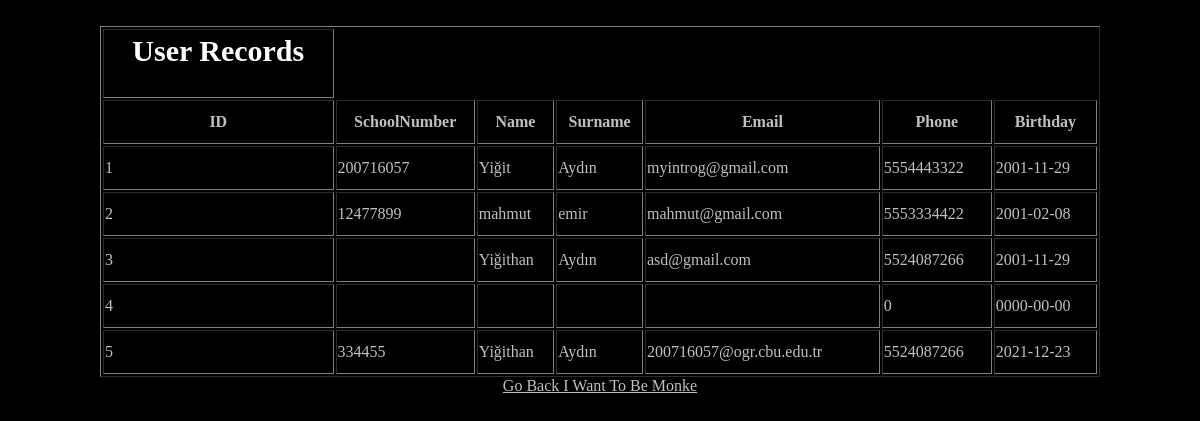
/php/lookup.php (signed in), run on the app's committed database.
### tables this page shows
CREATE TABLE `users` (
  `ID` int(5) NOT NULL,
  `isim` varchar(100) NOT NULL,
  `soyisim` varchar(100) NOT NULL,
  `şifre` varchar(150) DEFAULT NULL,
  `mail` varchar(100) NOT NULL,
  `telefonumarasi` varchar(11) NOT NULL,
  `yetki` int(11) NOT NULL,
  `EklenmeTarihi` datetime DEFAULT NULL,
  `DogumGunu` date DEFAULT NULL,
  `SchoolNum` varchar(20) DEFAULT NULL
);

### php/lookup.php (the view, shortened to what this page needs)
<?php
include_once('db_conn.php');
$query="select * from users";
$result = mysqli_query($conn,$query);
?>
<html>
<head>
    <link rel="stylesheet" href="../css/anasayfa.css">
</head>
<body bgcolor="black">
    <table align="center" border="1px" style="width:1000px; line-height:40px">
        <tr>
            <center><th colspon="4"><h2 class="textHeader">User Records</h2></th> </center>
        </tr>
        <t>
            <th style="color: silver;">ID</th>
            <th style="color: silver;">SchoolNumber</th>
            <th style="color: silver;">Name</th>
            <th style="color: silver;">Surname</th>
            <th style="color: silver;">Email</th>
            <th style="color: silver;">Phone</th>
            <th style="color: silver;">Birthday</th>
        </t>
        <?php
            while($rows=mysqli_fetch_assoc($result))
            {
                 ?>
                <tr>
                    <td style="color: silver;"> <?php echo $rows['ID']; ?> </td>
                    <td style="color: silver;"> <?php echo $rows['SchoolNum']; ?> </td>
                    <td style="color: silver;"> <?php echo $rows['isim']; ?> </td>
                    <td style="color: silver;"> <?php echo $rows['soyisim']; ?> </td>
                    <td style="color: silver;"> <?php echo $rows['mail']; ?> </td>
                    <td style="color: silver;"> <?php echo $rows['telefonumarasi']; ?> </td>
                    <td style="color: silver;"> <?php echo $rows['DogumGunu']; ?> </td>
                </tr>
                <?php
            }
            ?>
    </table>
    <center><a href="adminpanel.php" style="color: silver;"> Go Back I Want To Be Monke </a></center>
</body>
</html>

### css/anasayfa.css (style rules this page uses)
:root { --width: 1850px; --height: 1500px; --top: 30px; }
.textHeader { font-family: "NexaBold"; font-size: 30px; color: rgb(255, 255, 255); }

### data on the page
users: ID "1", SchoolNum "200716057", isim "Yiğit", soyisim "Aydın", mail "myintrog@gmail.com", telefonumarasi "5554443322", DogumGunu "2001-11-29"
users: ID "2", SchoolNum "12477899", isim "mahmut", soyisim "emir", mail "mahmut@gmail.com", telefonumarasi "5553334422", DogumGunu "2001-02-08"
users: ID "3", isim "Yiğithan", soyisim "Aydın", mail "asd@gmail.com", telefonumarasi "5524087266", DogumGunu "2001-11-29"
users: ID "4", telefonumarasi "0", DogumGunu "0000-00-00"
users: ID "5", SchoolNum "334455", isim "Yiğithan", soyisim "Aydın", mail "200716057@ogr.cbu.edu.tr", telefonumarasi "5524087266", DogumGunu "2021-12-23"
